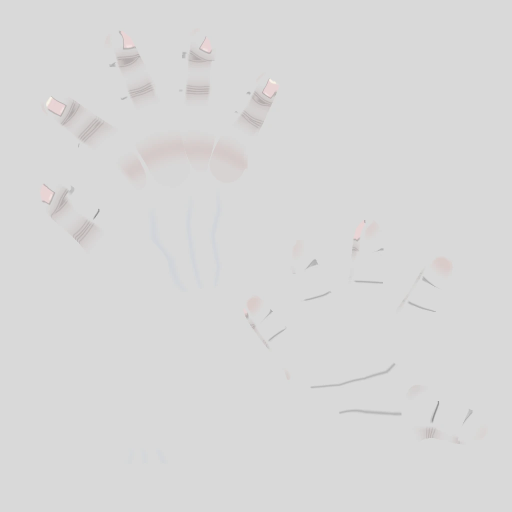
#> input picture source-assets/hands/baked/hand_colour.webp, 1024 x 1024 px, found by its file name (shown at 1/2 size)
$ python enrich_hand_maps.py
#> lines starting #> are read from the running program, lines starting #| are printed output that depends on the picture
# enrich_hand_maps.py: the hands' baked maps (bake_hand_maps.py: creases, nails, pads, veins, a faint multiplier round
# 0.85) given the life of skin, written back to public/textures/hand_colour.webp, hand_normal.webp, hand_rough.webp:
#   colour: the baked marks two and a half times as strong (they hardly showed: the hands read as one flat peach, a
#     mannequin's, in Aaron's phone screenshots of 19 November); skin's own uneven colour over them, redder and yellower
#     in soft blotches a centimetre or two across, finer mottling, the knuckles and fingertips pinker where the bake
#     marked them;
#   normal: the baked creases nearly twice as deep, and skin's fine relief under them: the net of tiny creases that
#     breaks a highlight up (the ridges of band-limited noise's zero crossings, under a millimetre apart at the hand's
#     size), finer still across them, kept faint;
#   roughness: a little rougher in the creases' net, smoother on the nails as baked.
# Run from the repository's root after bake_hand_maps.py:  python3 source-assets/hands/enrich_hand_maps.py <baked dir>
# (the baked originals are kept in source-assets/hands/baked/, so this can be run again).
import sys, os, numpy as np
from PIL import Image
src = sys.argv[1] if len(sys.argv) > 1 else "source-assets/hands/baked"; out = "public/textures"
rng = np.random.default_rng(1911)
def band(n, lo, hi):
  # noise with wavelengths between lo and hi pixels, tiling, unit variance
  f = np.fft.fft2(rng.standard_normal((n, n))); k = np.hypot(*np.meshgrid(np.fft.fftfreq(n), np.fft.fftfreq(n)))
  f[(k < 1 / hi) | (k > 1 / lo)] = 0; x = np.real(np.fft.ifft2(f)); return x / x.std()
C = np.asarray(Image.open(f"{src}/hand_colour.webp").convert("RGB")).astype(np.float64) / 255; n = C.shape[0]
#> after `n = C.shape[0]`: n = 1024
N = np.asarray(Image.open(f"{src}/hand_normal.webp").convert("RGB")).astype(np.float64) / 255 * 2 - 1
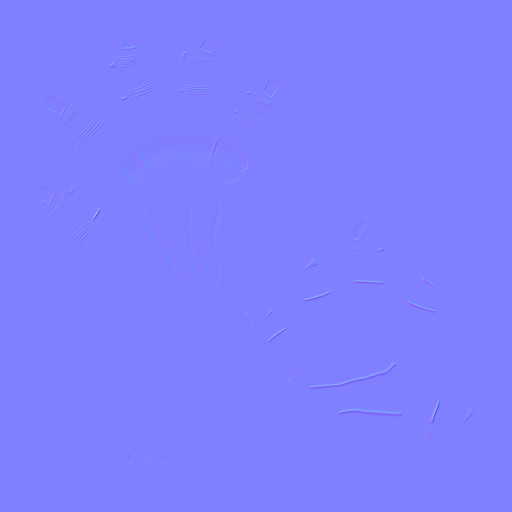
#> input picture source-assets/hands/baked/hand_normal.webp, 1024 x 1024 px, found by its file name (shown at 1/2 size)
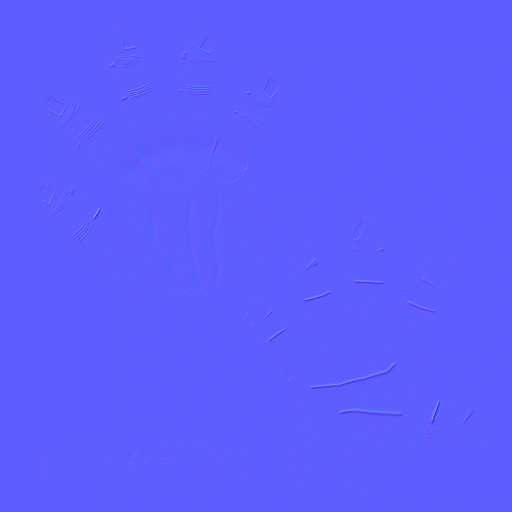
#> N: shape (1024, 1024, 3) float64 (shown at 1/2 size); mean R, G, B 0.00264, -0.00244, 0.998; drawn with min black and max white
R = np.asarray(Image.open(f"{src}/hand_rough.webp").convert("L")).astype(np.float64) / 255
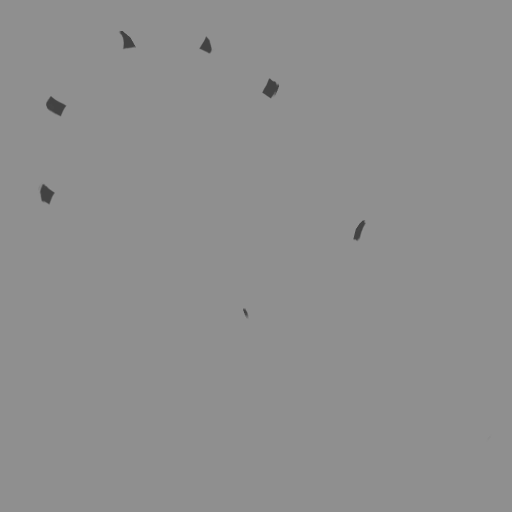
#> input picture source-assets/hands/baked/hand_rough.webp, 1024 x 1024 px, found by its file name (shown at 1/2 size)
NEUTRAL = 0.85
# ---- colour ----
c = NEUTRAL + (C - NEUTRAL) * 2.5
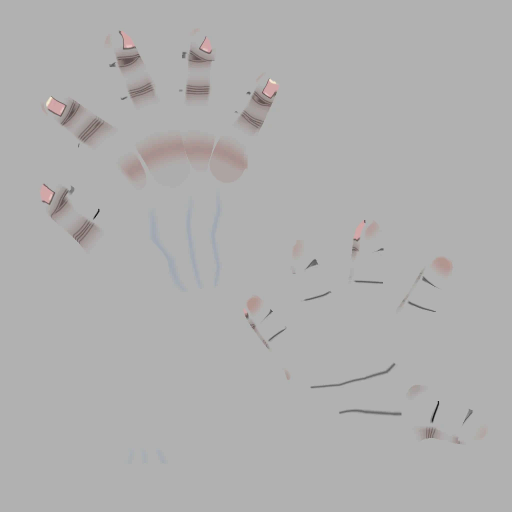
#> c: shape (1024, 1024, 3) float64 (shown at 1/2 size); mean R, G, B 0.848, 0.845, 0.845; drawn with min black and max white
blot = band(n, 40, 160)[..., None] * np.array([0.008, -0.016, -0.022]) # (redder where up, sallower where down)
mott = band(n, 5, 14)[..., None] * np.array([0.01, -0.012, -0.014])
c = np.clip(c + blot + mott, 0, 1)
# ---- normal: the creases deeper, the fine net under them ----
h = -np.abs(band(n, 3.5, 8)) * 0.6 - np.abs(band(n, 2.2, 4)) * 0.25 # (creases where the noise crosses zero)
gx = (np.roll(h, -1, 1) - np.roll(h, 1, 1)) * 0.5; gy = (np.roll(h, -1, 0) - np.roll(h, 1, 0)) * 0.5
# (the fine net faint: at 0.42 the forearm, where the map is stretched, read as orange peel)
nx = N[..., 0] * 1.8 - gx * 0.15; ny = N[..., 1] * 1.8 + gy * 0.15; nz = np.maximum(N[..., 2], 0.2)
#> after `nz = np.maximum(N[..., 2], 0.2)`:
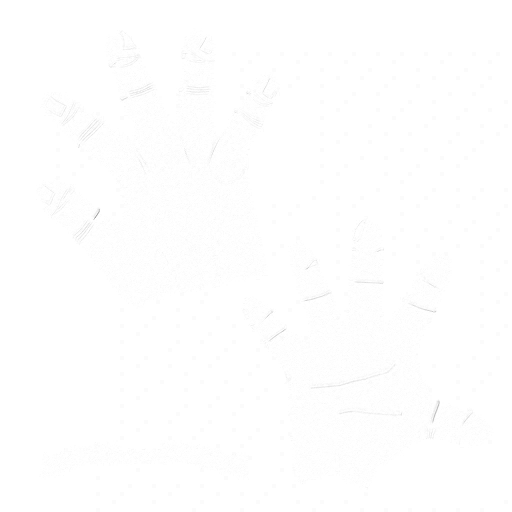
#> nz: shape (1024, 1024) float64 (shown at 1/2 size); min 0.459, max 1, mean 0.998
l = np.sqrt(nx * nx + ny * ny + nz * nz); n2 = np.stack([nx / l, ny / l, nz / l], -1)
#> after `l = np.sqrt(nx * nx + ny * ny + nz * nz)`:
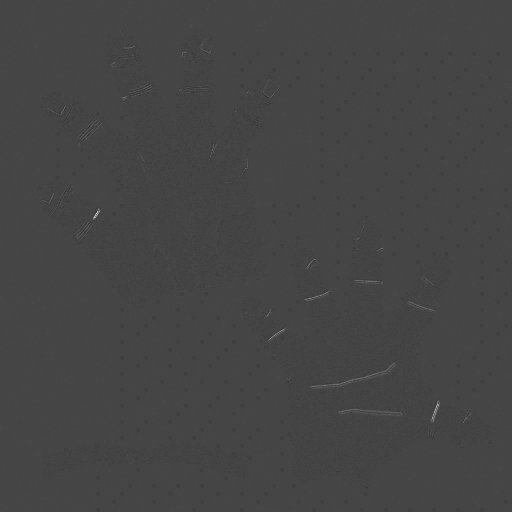
#> l: shape (1024, 1024) float64 (shown at 1/2 size); min 0.802, max 1.53, mean 1; drawn with min black and max white
# ---- roughness ----
r = np.clip(R + (np.abs(band(n, 5, 11)) < 0.25) * 0.05 + band(n, 20, 60) * 0.02, 0, 1)
Image.fromarray(np.round(c * 255).astype(np.uint8)).save(f"{out}/hand_colour.webp", quality=86, method=6)
Image.fromarray(np.round((n2 * 0.5 + 0.5) * 255).astype(np.uint8)).save(f"{out}/hand_normal.webp", quality=80, method=6)
Image.fromarray(np.round(r * 255).astype(np.uint8)).resize((512, 512), Image.LANCZOS).save(f"{out}/hand_rough.webp", quality=80, method=6)
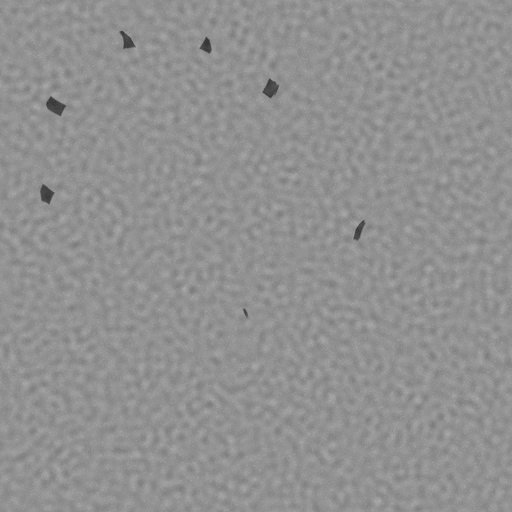
#> saved as hand_rough.webp: PIL image 512x512 L; min 51, max 172, mean 145.2
print("hand maps:", {f: os.path.getsize(f"{out}/{f}") // 1000 for f in ("hand_colour.webp", "hand_normal.webp", "hand_rough.webp")}, "kB")
